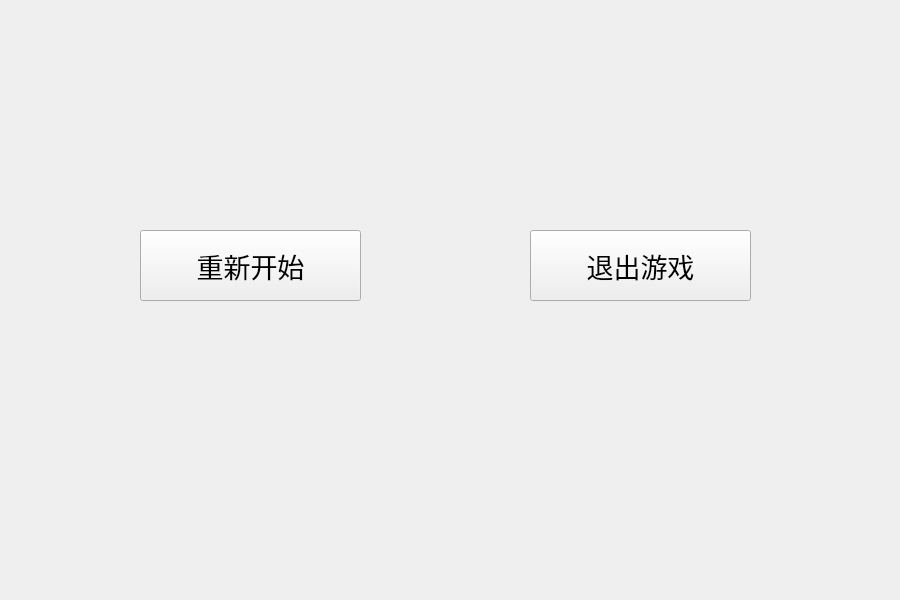
<?xml version="1.0" encoding="UTF-8"?>
<ui version="4.0">
 <class>Widget</class>
 <widget class="QWidget" name="Widget">
  <property name="geometry">
   <rect>
    <x>0</x>
    <y>0</y>
    <width>900</width>
    <height>600</height>
   </rect>
  </property>
  <property name="windowTitle">
   <string>Form</string>
  </property>
  <widget class="QLabel" name="label">
   <property name="geometry">
    <rect>
     <x>-100</x>
     <y>-80</y>
     <width>1021</width>
     <height>681</height>
    </rect>
   </property>
   <property name="text">
    <string/>
   </property>
   <property name="pixmap">
    <pixmap resource="res.qrc">:/img/photo/gameover.png</pixmap>
   </property>
  </widget>
  <widget class="QPushButton" name="pushButton">
   <property name="geometry">
    <rect>
     <x>140</x>
     <y>230</y>
     <width>221</width>
     <height>71</height>
    </rect>
   </property>
   <property name="font">
    <font>
     <pointsize>20</pointsize>
    </font>
   </property>
   <property name="text">
    <string>重新开始</string>
   </property>
  </widget>
  <widget class="QPushButton" name="pushButton_2">
   <property name="geometry">
    <rect>
     <x>530</x>
     <y>230</y>
     <width>221</width>
     <height>71</height>
    </rect>
   </property>
   <property name="font">
    <font>
     <pointsize>20</pointsize>
    </font>
   </property>
   <property name="text">
    <string>退出游戏</string>
   </property>
  </widget>
 </widget>
 <resources>
  <include location="res.qrc"/>
 </resources>
 <connections/>
</ui>
